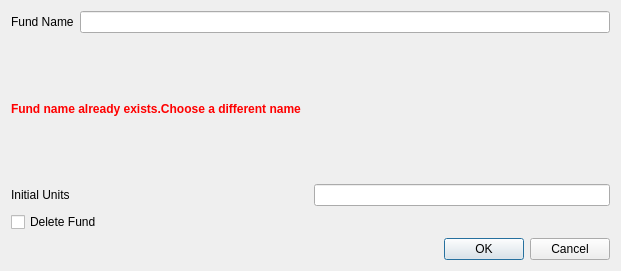
<?xml version="1.0" encoding="UTF-8"?>
<ui version="4.0">
 <class>addFund</class>
 <widget class="QDialog" name="addFund">
  <property name="geometry">
   <rect>
    <x>0</x>
    <y>0</y>
    <width>621</width>
    <height>271</height>
   </rect>
  </property>
  <property name="windowTitle">
   <string>Add Fund</string>
  </property>
  <layout class="QVBoxLayout" name="verticalLayout">
   <item>
    <layout class="QHBoxLayout" name="horizontalLayout_3">
     <item>
      <widget class="QLabel" name="label">
       <property name="text">
        <string>Fund Name</string>
       </property>
      </widget>
     </item>
     <item>
      <widget class="QLineEdit" name="fund_name"/>
     </item>
    </layout>
   </item>
   <item>
    <layout class="QHBoxLayout" name="horizontalLayout_5">
     <item>
      <widget class="QLabel" name="duplicate_fund_warning">
       <property name="sizePolicy">
        <sizepolicy hsizetype="Expanding" vsizetype="Preferred">
         <horstretch>0</horstretch>
         <verstretch>0</verstretch>
        </sizepolicy>
       </property>
       <property name="visible">
        <bool>false</bool>
       </property>
       <property name="styleSheet">
        <string notr="true">color: red; font-weight: bold;</string>
       </property>
       <property name="text">
        <string>Fund name already exists.Choose a different name</string>
       </property>
       <property name="wordWrap">
        <bool>true</bool>
       </property>
       <property name="leftMargin" stdset="0">
        <number>0</number>
       </property>
       <property name="topMargin" stdset="0">
        <number>10</number>
       </property>
       <property name="rightMargin" stdset="0">
        <number>0</number>
       </property>
       <property name="bottomMargin" stdset="0">
        <number>10</number>
       </property>
      </widget>
     </item>
    </layout>
   </item>
   <item>
    <layout class="QHBoxLayout" name="horizontalLayout_4">
     <item>
      <widget class="QLabel" name="label_2">
       <property name="text">
        <string>Initial Units</string>
       </property>
      </widget>
     </item>
     <item>
      <widget class="QLineEdit" name="initial_units">
       <property name="sizePolicy">
        <sizepolicy hsizetype="Minimum" vsizetype="Fixed">
         <horstretch>0</horstretch>
         <verstretch>0</verstretch>
        </sizepolicy>
       </property>
       <property name="alignment">
        <set>Qt::AlignRight|Qt::AlignTrailing|Qt::AlignVCenter</set>
       </property>
      </widget>
     </item>
    </layout>
   </item>
   <item>
    <widget class="QCheckBox" name="delete_fund">
     <property name="enabled">
      <bool>true</bool>
     </property>
     <property name="text">
      <string>Delete Fund</string>
     </property>
    </widget>
   </item>
   <item>
    <widget class="QDialogButtonBox" name="buttonBox">
     <property name="orientation">
      <enum>Qt::Horizontal</enum>
     </property>
     <property name="standardButtons">
      <set>QDialogButtonBox::Cancel|QDialogButtonBox::Ok</set>
     </property>
    </widget>
   </item>
  </layout>
 </widget>
 <resources/>
 <connections>
  <connection>
   <sender>buttonBox</sender>
   <signal>accepted()</signal>
   <receiver>addFund</receiver>
   <slot>accept()</slot>
   <hints>
    <hint type="sourcelabel">
     <x>248</x>
     <y>254</y>
    </hint>
    <hint type="destinationlabel">
     <x>157</x>
     <y>274</y>
    </hint>
   </hints>
  </connection>
  <connection>
   <sender>buttonBox</sender>
   <signal>rejected()</signal>
   <receiver>addFund</receiver>
   <slot>reject()</slot>
   <hints>
    <hint type="sourcelabel">
     <x>316</x>
     <y>260</y>
    </hint>
    <hint type="destinationlabel">
     <x>286</x>
     <y>274</y>
    </hint>
   </hints>
  </connection>
 </connections>
</ui>
